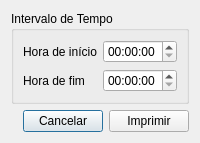
<?xml version="1.0" encoding="UTF-8"?>
<ui version="4.0">
 <class>PrintReportDialog</class>
 <widget class="QDialog" name="PrintReportDialog">
  <property name="geometry">
   <rect>
    <x>0</x>
    <y>0</y>
    <width>230</width>
    <height>128</height>
   </rect>
  </property>
  <property name="windowTitle">
   <string>Fecho de Caixa</string>
  </property>
  <layout class="QVBoxLayout" name="verticalLayout">
   <property name="sizeConstraint">
    <enum>QLayout::SetFixedSize</enum>
   </property>
   <item>
    <widget class="QGroupBox" name="groupBox">
     <property name="title">
      <string>Intervalo de Tempo</string>
     </property>
     <layout class="QFormLayout" name="formLayout">
      <item row="0" column="0">
       <widget class="QLabel" name="label">
        <property name="text">
         <string>Hora de início</string>
        </property>
       </widget>
      </item>
      <item row="0" column="1">
       <widget class="QTimeEdit" name="BeginTimeEdit"/>
      </item>
      <item row="1" column="0">
       <widget class="QLabel" name="label_2">
        <property name="text">
         <string>Hora de fim</string>
        </property>
       </widget>
      </item>
      <item row="1" column="1">
       <widget class="QTimeEdit" name="EndTimeEdit"/>
      </item>
     </layout>
    </widget>
   </item>
   <item>
    <layout class="QHBoxLayout" name="horizontalLayout">
     <item alignment="Qt::AlignRight">
      <widget class="QPushButton" name="CancelButton">
       <property name="sizePolicy">
        <sizepolicy hsizetype="Fixed" vsizetype="Fixed">
         <horstretch>0</horstretch>
         <verstretch>0</verstretch>
        </sizepolicy>
       </property>
       <property name="text">
        <string>Cancelar</string>
       </property>
      </widget>
     </item>
     <item>
      <widget class="QPushButton" name="PrintButton">
       <property name="sizePolicy">
        <sizepolicy hsizetype="Fixed" vsizetype="Fixed">
         <horstretch>0</horstretch>
         <verstretch>0</verstretch>
        </sizepolicy>
       </property>
       <property name="text">
        <string>Imprimir</string>
       </property>
      </widget>
     </item>
    </layout>
   </item>
  </layout>
 </widget>
 <resources/>
 <connections/>
</ui>
